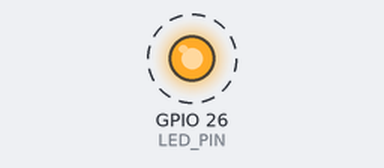
The program below on a simulated Raspberry Pi (BCM pin numbers). On the bench: output pins drawn as LEDs (lit = HIGH). Dashed ring = blinking.

Above: at 0.2 s.
Timing chart, 0 to 3.0 s (numbered marks = the images above):
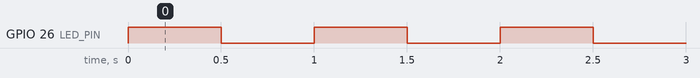

Measured:
- by itself, GPIO 26 (LED_PIN): alternates HIGH for 0.50 s and LOW for 0.50 s

The program:

01_02_led.py
```python
import RPi.GPIO as GPIO
from time import sleep
LED_PIN = 26
GPIO.setmode(GPIO.BCM)
GPIO.setup(LED_PIN, GPIO.OUT)
try:
    while True:
        GPIO.output(LED_PIN, GPIO.HIGH)
        sleep(0.5)
        GPIO.output(LED_PIN, GPIO.LOW)
        sleep(0.5)

finally:
    print("終了処理を実行し、ピンを解放します")
    GPIO.cleanup()
```
